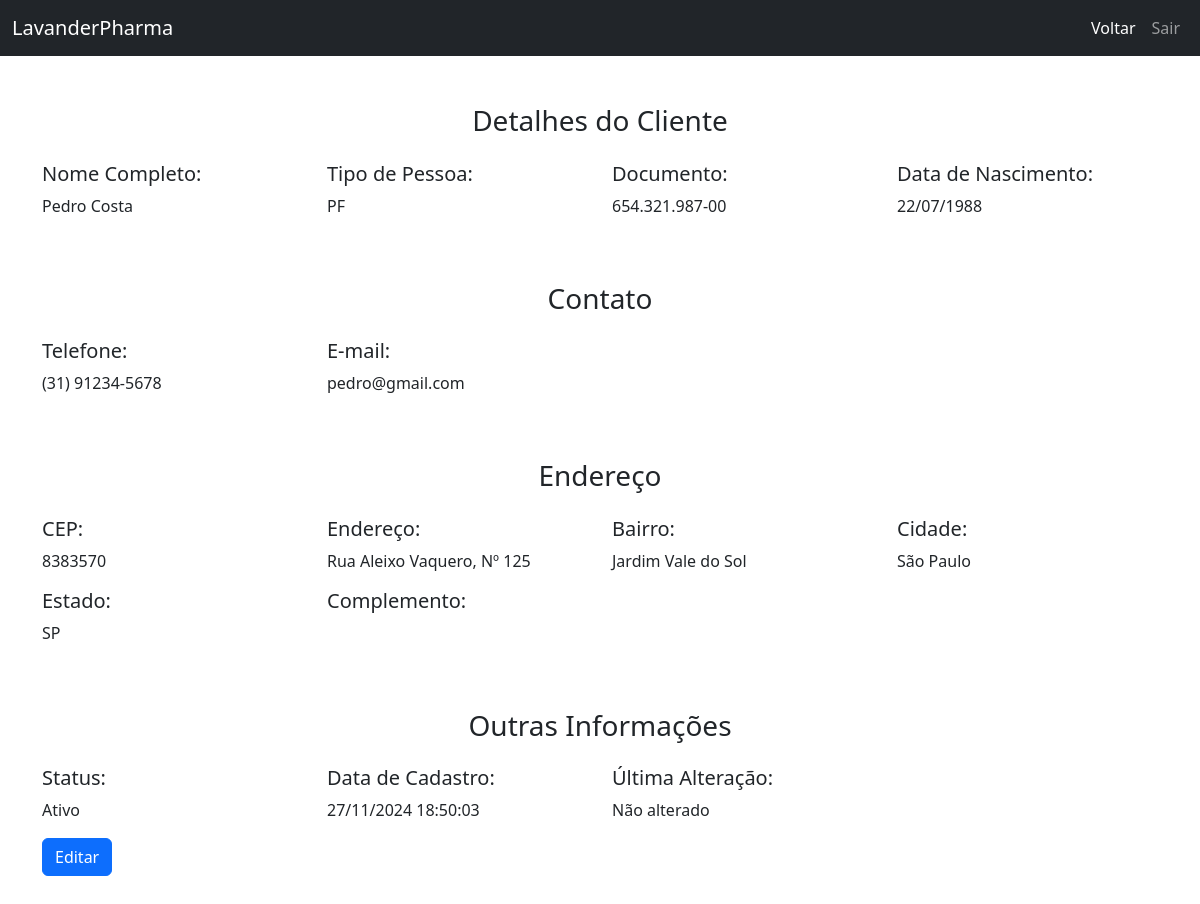
/sistema/Clientes/cliente_detalhes.php?codigo=3 (signed in), run on the app's committed database.
### tables this page shows
CREATE TABLE IF NOT EXISTS `CLIENTES` (
    `ID_Cliente` INT AUTO_INCREMENT PRIMARY KEY NOT NULL,
    `Nome_Cliente` VARCHAR(255) DEFAULT NULL,
    `Tipo_Cliente` ENUM('PJ', 'PF') DEFAULT NULL,
    `Documento_Cliente` VARCHAR(18) DEFAULT NULL,
    `Tel_Cliente` VARCHAR(20) DEFAULT NULL,
    `Email_Cliente` VARCHAR(100) DEFAULT NULL,
    `Senha_Cliente` VARCHAR(100) DEFAULT NULL,
    `CEP` VARCHAR(10) DEFAULT NULL,
    `Endereco_Cliente` VARCHAR(255) DEFAULT NULL,
    `EndNumero_Cliente` VARCHAR(255) DEFAULT NULL,
    `Complemento_Cliente` VARCHAR(100) DEFAULT NULL,
    `Bairro_Cliente` VARCHAR(255) DEFAULT NULL,
    `Cidade_Cliente` VARCHAR(255) DEFAULT NULL,
    `Estado_Cliente` CHAR(2) DEFAULT NULL,
    `DataNasc_Cliente` DATE DEFAULT NULL,
    `Status_Cliente` ENUM('0', '1') DEFAULT NULL,
    `DataCadastro_Cliente` DATETIME DEFAULT NULL,
    `DataAlteracao_Cliente` DATETIME DEFAULT NULL,
    FOREIGN KEY (`CEP`) REFERENCES `CEPS` (`CEP`)
);

### sistema/Clientes/cliente_detalhes.php (the view, shortened to what this page needs)
<?php
include '../../dev/Exec/conexao.php';
if (isset($_GET['codigo'])) {
    $codigo_cliente = $_GET['codigo'];
    $sql = "SELECT * FROM CLIENTES WHERE ID_Cliente = ?";
    $stmt = $conn->prepare($sql);
    $stmt->bind_param("s", $codigo_cliente);
    $stmt->execute();
    $result = $stmt->get_result();
    if ($result->num_rows > 0) {
        $cliente = $result->fetch_assoc();
    }
    else{
        echo "Cliente não encontrado.";
        exit();
    }
}
else{
    echo "Código do cliente não fornecido.";
    exit();
}
?>
<!DOCTYPE html>
<html lang="pt-BR">
<head>
    <link href="https://cdn.jsdelivr.net/npm/bootstrap@5.3.0/dist/css/bootstrap.min.css" rel="stylesheet">
</head>
<body>
    <nav class='navbar navbar-expand-lg navbar-dark bg-dark'>
        <div class='container-fluid'>
            <a class='navbar-brand' href='#'>LavanderPharma</a>
            <div class='collapse navbar-collapse' id='navbarNav'>
                <ul class='navbar-nav ms-auto'>
                    <li class='nav-item'><a class='nav-link active' aria-current='page' href='index.php'>Voltar</a></li>
                    <li class='nav-item'><a class='nav-link' href="../../../dev/Exec/sair.php">Sair</a></li>
                </ul>
            </div>
        </div>
    </nav>
    <div class="container my-5">
        <h3 class="text-center mb-4">Detalhes do Cliente</h3>
        <div class="row">
            <div class="col-3">
                <h5>Nome Completo:</h5>
                <p><?php echo $cliente['Nome_Cliente']; ?></p>
            </div>
            <div class="col-3">
                <h5>Tipo de Pessoa:</h5>
                <p><?php echo $cliente['Tipo_Cliente']; ?></p>
            </div>
            <div class="col-3">
                <h5>Documento:</h5>
                <p><?php echo $cliente['Documento_Cliente']; ?></p>
            </div>
            <div class="col-3">
                <h5>Data de Nascimento:</h5>
                <p>
                    <?php
                        $dataNascimento = new DateTime($cliente['DataNasc_Cliente']);
                        echo $dataNascimento->format('d/m/Y');
                    ?>
                </p>
            </div>
        </div>
        <h3 class="text-center mb-4 mt-5">Contato</h3>
        <div class="row md-3">
            <div class="col-3">
                <h5>Telefone:</h5>
                <p><?php echo $cliente['Tel_Cliente']; ?></p>
            </div>
            <div class="col-3">
                <h5>E-mail:</h5>
                <p><?php echo $cliente['Email_Cliente']; ?></p>
            </div>
        </div>
        <h3 class="text-center mb-4 mt-5">Endereço</h3>
        <div class="row md-3">
            <div class="col-3">
                <h5>CEP:</h5>
                <p><?php echo $cliente['CEP']; ?></p>
            </div>
            <div class="col-3">
                <h5>Endereço:</h5>
                <p><?php echo $cliente['Endereco_Cliente']; ?>, Nº <?php echo $cliente['EndNumero_Cliente']; ?></p>
            </div>
            <div class="col-3">
                <h5>Bairro:</h5>
                <p><?php echo $cliente['Bairro_Cliente']; ?></p>
            </div>
            <div class="col-3">
                <h5>Cidade:</h5>
                <p><?php echo $cliente['Cidade_Cliente']; ?></p>
            </div>
            <div class="col-3">
                <h5>Estado:</h5>
                <p><?php echo $cliente['Estado_Cliente']; ?></p>
            </div>
            <div class="col-3">
                <h5>Complemento:</h5>
            </div>
        </div>
        <h3 class="text-center mb-4 mt-5">Outras Informações</h3>
        <div class="row md-3">
            <div class="col-3">
                <h5>Status:</h5>
                <p><?php echo ($cliente['Status_Cliente'] == '1') ? 'Ativo' : 'Inativo'; ?></p>
            </div>
            <div class="col-3">
                <h5>Data de Cadastro:</h5>
                <p>
                    <?php
                        $dataNascimento = new DateTime($cliente['DataCadastro_Cliente']);
                        echo $dataNascimento->format('d/m/Y H:i:s');
                    ?>
                </p>
            </div>
            <div class="col-3">
                <h5>Última Alteração:</h5>
                <p>
                    <?php
                        if (!empty($cliente['DataAlteracao_Cliente'])) {
                            $dataAlteracao = new DateTime($cliente['DataAlteracao_Cliente']);
                            echo $dataAlteracao->format('d/m/Y H:i:s');
                        } else {
                            echo "Não alterado";
                        }
                    ?>
                </p>
            </div>
        </div>
        <a href="cliente_editar.php?codigo=<?php echo $cliente['ID_Cliente']; ?>" class="btn btn-primary">Editar</a>
    </div>
</body>
</html>

### data on the page
clientes: Nome_Cliente "Pedro Costa", Tipo_Cliente "PF", Documento_Cliente "654.321.987-00", DataNasc_Cliente "22/07/1988", Tel_Cliente "(31) 91234-5678", Email_Cliente "pedro@gmail.com", CEP "8383570", Endereco_Cliente "Rua Aleixo Vaquero", EndNumero_Cliente "125", Bairro_Cliente "Jardim Vale do Sol", Cidade_Cliente "São Paulo", Estado_Cliente "SP", DataCadastro_Cliente "27/11/2024 18:50:03"
